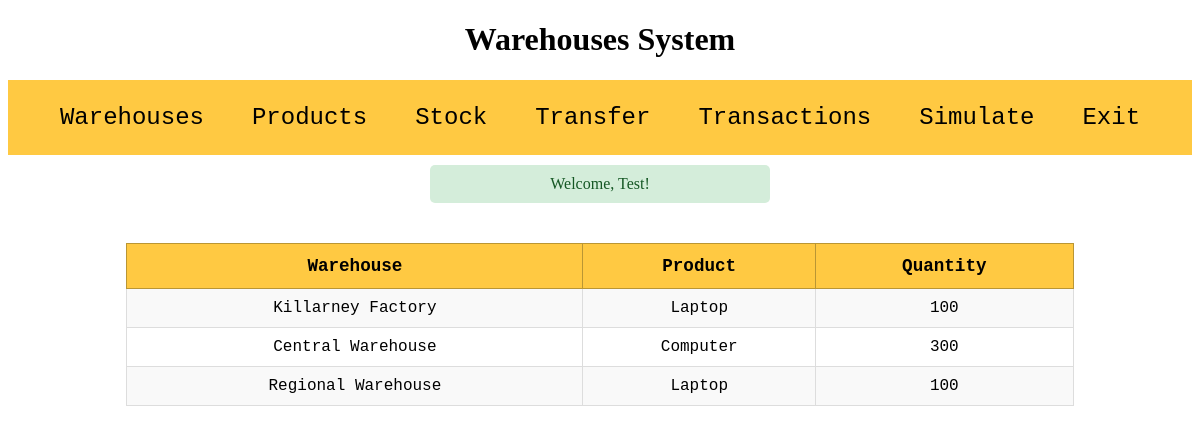
The page /menu.php?page=showStock (signed in) on the database its author committed.
### tables this page shows
CREATE TABLE warehouse_stock (
    warehouse_id INT,
    product_id INT,
    quantity INT NOT NULL,
    last_update DATETIME DEFAULT CURRENT_TIMESTAMP ON UPDATE CURRENT_TIMESTAMP,
    PRIMARY KEY (warehouse_id, product_id),
    FOREIGN KEY (warehouse_id) REFERENCES warehouses(id),
    FOREIGN KEY (product_id) REFERENCES products(id)
);

CREATE TABLE warehouses (
    id INT AUTO_INCREMENT PRIMARY KEY,
    name VARCHAR(50) NOT NULL,
    location VARCHAR(100),
    capacity INT,
    reserved INT DEFAULT 0
);

CREATE TABLE products (
    id INT AUTO_INCREMENT PRIMARY KEY,
    name VARCHAR(50) NOT NULL,
    description VARCHAR(100),
    cost DECIMAL(10,2),
    space INT
);

### Logic/showStock.php (the view)
<?php
try {
    $pdo = new PDO("mysql:host=localhost;dbname=warehouses; charset=utf8", "root", "");
    $pdo->setAttribute(PDO::ATTR_ERRMODE, PDO::ERRMODE_EXCEPTION);
    $stmt = "SELECT
                w.name AS warehouse_name,
                p.name AS product_name,
                ws.quantity
            FROM warehouse_stock ws
            JOIN warehouses w ON ws.warehouse_id = w.id
            JOIN products p ON ws.product_id = p.id";
    $result = $pdo->query($stmt);
    echo '<table border=1;>
            <tr>
                <th>Warehouse</th>
                <th>Product</th>
                <th>Quantity</th>
            </tr>';
    while($row=$result->fetch()){
        echo '<tr><td>' . $row['warehouse_name'] . '</td><td>' . $row['product_name'] . '</td><td> ' . $row['quantity'] . '</td></tr>';
    }
    echo '</table>';
} catch(PDOException $e) {
    echo "<div class='error'>Unable to connect to database</div>";
}
?>

### style.css (style rules this page uses)
table { border-collapse: collapse; margin: 40px auto; width: 80%; font-family: "Lucida Console", "Courier New", monospace; background-color: white; }
table th { background-color: #FFC942; padding: 12px; border: 1px solid #BA9634; font-size: 1.1em; }
table td { padding: 10px; border: 1px solid #ddd; text-align: center; }
table tr:nth-child(even) { background-color: #f9f9f9; }

### rows shown on the page
warehouse_stock: warehouse.name "Killarney Factory", product.name "Laptop", quantity "100"
warehouse_stock: warehouse.name "Central Warehouse", product.name "Computer", quantity "300"
warehouse_stock: warehouse.name "Regional Warehouse", product.name "Laptop", quantity "100"

### other values the page prints
$success "Welcome, Test!"
